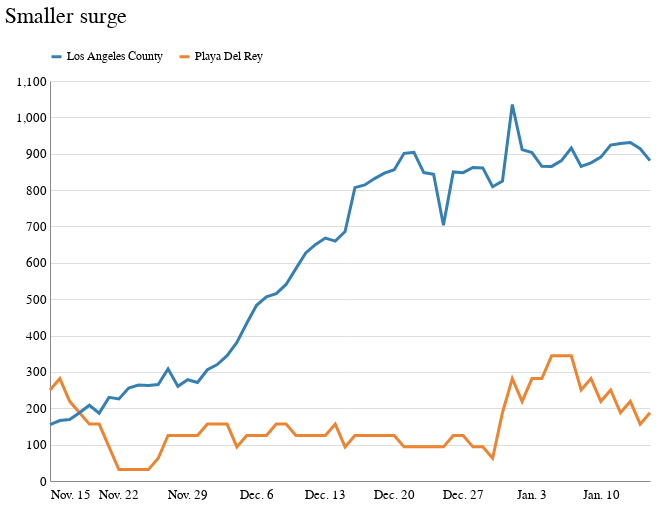

The cell this chart's notebook holds for it:
### Code cell
compare_places_chart

### Figure 1 — Vega-Lite specification as saved in the notebook (floating-point values rounded to 4 significant figures)
{"config": {"view": {"width": 800, "height": 450, "strokeOpacity": 0}, "background": "#ffffff", "title": {"anchor": "start", "font": "Benton Gothic Bold, sans", "fontColor": "#000000", "fontSize": 22, "fontWeight": "normal"}, "arc": {"fill": "#82c6df"}, "area": {"fill": "#82c6df"}, "line": {"stroke": "#82c6df", "strokeWidth": 3}, "path": {"stroke": "#82c6df"}, "rect": {"fill": "#82c6df"}, "shape": {"stroke": "#82c6df"}, "bar": {"fill": "#82c6df"}, "point": {"stroke": "#82c6df"}, "symbol": {"fill": "#82c6df", "size": 30}, "axis": {"titleFont": "Benton Gothic Bold, sans", "titleFontSize": 13, "titleFontWeight": "normal", "labelFont": "Benton Gothic, sans", "labelFontSize": 13, "labelFontWeight": "normal"}, "axisX": {"labelAngle": 0, "labelPadding": 4, "tickSize": 3}, "axisY": {"labelBaseline": "middle", "maxExtent": 45, "minExtent": 45, "tickSize": 2, "titleAlign": "left", "titleAngle": 0, "titleX": -45, "titleY": -11}, "legend": {"titleFont": "Benton Gothic Bold, sans", "titleFontSize": 13, "titleFontWeight": "normal", "symbolType": "stroke", "labelFont": "Benton Gothic, sans", "labelFontSize": 11.5, "orient": "top"}, "range": {"category": ["#3580b1", "#ec8431", "#ab7fb4", "#c89d29", "#adc839", "#829eb1"], "diverging": ["#e68a4f", "#f4bb6a", "#f9e39c", "#dadfe2", "#a6b7c6", "#849eae"], "heatmap": ["#fbf2c7", "#f9e39c", "#f8d36e", "#f4bb6a", "#e68a4f", "#d15a40", "#ab4232"], "ordinal": ["#fbf2c7", "#f9e39c", "#f8d36e", "#f4bb6a", "#e68a4f", "#d15a40", "#ab4232"], "ramp": ["#fbf2c7", "#f9e39c", "#f8d36e", "#f4bb6a", "#e68a4f", "#d15a40", "#ab4232"]}}, "data": {"name": "data-c6f020a1d7f1bf668dd56dbc204fb42a"}, "mark": "line", "encoding": {"color": {"type": "nominal", "field": "name", "title": " "}, "x": {"type": "temporal", "axis": {"format": "%b. %-d", "grid": false, "tickColor": "#ffffff", "tickCount": 5, "title": ""}, "field": "date"}, "y": {"type": "quantitative", "axis": {"tickColor": "#ffffff"}, "field": "new_confirmed_cases_seven_day_per_100k", "title": ""}}, "height": 400, "title": "Smaller surge", "width": 600, "$schema": "https://vega.github.io/schema/vega-lite/v4.0.2.json", "datasets": {"data-c6f020a1d7f1bf668dd56dbc204fb42a": [{"name": "Playa Del Rey", "rsa": "Westside", "date": "2020-11-15", "new_confirmed_cases_seven_day_per_100k": 250.3}, {"name": "Playa Del Rey", "rsa": "Westside", "date": "2020-11-16", "new_confirmed_cases_seven_day_per_100k": 281.6}, {"name": "Playa Del Rey", "rsa": "Westside", "date": "2020-11-17", "new_confirmed_cases_seven_day_per_100k": 219.0}, {"name": "Playa Del Rey", "rsa": "Westside", "date": "2020-11-18", "new_confirmed_cases_seven_day_per_100k": 187.7}, {"name": "Playa Del Rey", "rsa": "Westside", "date": "2020-11-19", "new_confirmed_cases_seven_day_per_100k": 156.4}, {"name": "Playa Del Rey", "rsa": "Westside", "date": "2020-11-20", "new_confirmed_cases_seven_day_per_100k": 156.4}, {"name": "Playa Del Rey", "rsa": "Westside", "date": "2020-11-21", "new_confirmed_cases_seven_day_per_100k": 93.87}, {"name": "Playa Del Rey", "rsa": "Westside", "date": "2020-11-22", "new_confirmed_cases_seven_day_per_100k": 31.29}, {"name": "Playa Del Rey", "rsa": "Westside", "date": "2020-11-23", "new_confirmed_cases_seven_day_per_100k": 31.29}, {"name": "Playa Del Rey", "rsa": "Westside", "date": "2020-11-24", "new_confirmed_cases_seven_day_per_100k": 31.29}, {"name": "Playa Del Rey", "rsa": "Westside", "date": "2020-11-25", "new_confirmed_cases_seven_day_per_100k": 31.29}, {"name": "Playa Del Rey", "rsa": "Westside", "date": "2020-11-26", "new_confirmed_cases_seven_day_per_100k": 62.58}, {"name": "Playa Del Rey", "rsa": "Westside", "date": "2020-11-27", "new_confirmed_cases_seven_day_per_100k": 125.2}, {"name": "Playa Del Rey", "rsa": "Westside", "date": "2020-11-28", "new_confirmed_cases_seven_day_per_100k": 125.2}, {"name": "Playa Del Rey", "rsa": "Westside", "date": "2020-11-29", "new_confirmed_cases_seven_day_per_100k": 125.2}, {"name": "Playa Del Rey", "rsa": "Westside", "date": "2020-11-30", "new_confirmed_cases_seven_day_per_100k": 125.2}, {"name": "Playa Del Rey", "rsa": "Westside", "date": "2020-12-01", "new_confirmed_cases_seven_day_per_100k": 156.4}, {"name": "Playa Del Rey", "rsa": "Westside", "date": "2020-12-02", "new_confirmed_cases_seven_day_per_100k": 156.4}, {"name": "Playa Del Rey", "rsa": "Westside", "date": "2020-12-03", "new_confirmed_cases_seven_day_per_100k": 156.4}, {"name": "Playa Del Rey", "rsa": "Westside", "date": "2020-12-04", "new_confirmed_cases_seven_day_per_100k": 93.87}, {"name": "Playa Del Rey", "rsa": "Westside", "date": "2020-12-05", "new_confirmed_cases_seven_day_per_100k": 125.2}, {"name": "Playa Del Rey", "rsa": "Westside", "date": "2020-12-06", "new_confirmed_cases_seven_day_per_100k": 125.2}, {"name": "Playa Del Rey", "rsa": "Westside", "date": "2020-12-07", "new_confirmed_cases_seven_day_per_100k": 125.2}, {"name": "Playa Del Rey", "rsa": "Westside", "date": "2020-12-08", "new_confirmed_cases_seven_day_per_100k": 156.4}, {"name": "Playa Del Rey", "rsa": "Westside", "date": "2020-12-09", "new_confirmed_cases_seven_day_per_100k": 156.4}, {"name": "Playa Del Rey", "rsa": "Westside", "date": "2020-12-10", "new_confirmed_cases_seven_day_per_100k": 125.2}, {"name": "Playa Del Rey", "rsa": "Westside", "date": "2020-12-11", "new_confirmed_cases_seven_day_per_100k": 125.2}, {"name": "Playa Del Rey", "rsa": "Westside", "date": "2020-12-12", "new_confirmed_cases_seven_day_per_100k": 125.2}, {"name": "Playa Del Rey", "rsa": "Westside", "date": "2020-12-13", "new_confirmed_cases_seven_day_per_100k": 125.2}, {"name": "Playa Del Rey", "rsa": "Westside", "date": "2020-12-14", "new_confirmed_cases_seven_day_per_100k": 156.4}, {"name": "Playa Del Rey", "rsa": "Westside", "date": "2020-12-15", "new_confirmed_cases_seven_day_per_100k": 93.87}, {"name": "Playa Del Rey", "rsa": "Westside", "date": "2020-12-16", "new_confirmed_cases_seven_day_per_100k": 125.2}, {"name": "Playa Del Rey", "rsa": "Westside", "date": "2020-12-17", "new_confirmed_cases_seven_day_per_100k": 125.2}, {"name": "Playa Del Rey", "rsa": "Westside", "date": "2020-12-18", "new_confirmed_cases_seven_day_per_100k": 125.2}, {"name": "Playa Del Rey", "rsa": "Westside", "date": "2020-12-19", "new_confirmed_cases_seven_day_per_100k": 125.2}, {"name": "Playa Del Rey", "rsa": "Westside", "date": "2020-12-20", "new_confirmed_cases_seven_day_per_100k": 125.2}, {"name": "Playa Del Rey", "rsa": "Westside", "date": "2020-12-21", "new_confirmed_cases_seven_day_per_100k": 93.87}, {"name": "Playa Del Rey", "rsa": "Westside", "date": "2020-12-22", "new_confirmed_cases_seven_day_per_100k": 93.87}, {"name": "Playa Del Rey", "rsa": "Westside", "date": "2020-12-23", "new_confirmed_cases_seven_day_per_100k": 93.87}, {"name": "Playa Del Rey", "rsa": "Westside", "date": "2020-12-24", "new_confirmed_cases_seven_day_per_100k": 93.87}, {"name": "Playa Del Rey", "rsa": "Westside", "date": "2020-12-25", "new_confirmed_cases_seven_day_per_100k": 93.87}, {"name": "Playa Del Rey", "rsa": "Westside", "date": "2020-12-26", "new_confirmed_cases_seven_day_per_100k": 125.2}, {"name": "Playa Del Rey", "rsa": "Westside", "date": "2020-12-27", "new_confirmed_cases_seven_day_per_100k": 125.2}, {"name": "Playa Del Rey", "rsa": "Westside", "date": "2020-12-28", "new_confirmed_cases_seven_day_per_100k": 93.87}, {"name": "Playa Del Rey", "rsa": "Westside", "date": "2020-12-29", "new_confirmed_cases_seven_day_per_100k": 93.87}, {"name": "Playa Del Rey", "rsa": "Westside", "date": "2020-12-30", "new_confirmed_cases_seven_day_per_100k": 62.58}, {"name": "Playa Del Rey", "rsa": "Westside", "date": "2020-12-31", "new_confirmed_cases_seven_day_per_100k": 187.7}, {"name": "Playa Del Rey", "rsa": "Westside", "date": "2021-01-01", "new_confirmed_cases_seven_day_per_100k": 281.6}, {"name": "Playa Del Rey", "rsa": "Westside", "date": "2021-01-02", "new_confirmed_cases_seven_day_per_100k": 219.0}, {"name": "Playa Del Rey", "rsa": "Westside", "date": "2021-01-03", "new_confirmed_cases_seven_day_per_100k": 281.6}, {"name": "Playa Del Rey", "rsa": "Westside", "date": "2021-01-04", "new_confirmed_cases_seven_day_per_100k": 281.6}, {"name": "Playa Del Rey", "rsa": "Westside", "date": "2021-01-05", "new_confirmed_cases_seven_day_per_100k": 344.2}, {"name": "Playa Del Rey", "rsa": "Westside", "date": "2021-01-06", "new_confirmed_cases_seven_day_per_100k": 344.2}, {"name": "Playa Del Rey", "rsa": "Westside", "date": "2021-01-07", "new_confirmed_cases_seven_day_per_100k": 344.2}, {"name": "Playa Del Rey", "rsa": "Westside", "date": "2021-01-08", "new_confirmed_cases_seven_day_per_100k": 250.3}, {"name": "Playa Del Rey", "rsa": "Westside", "date": "2021-01-09", "new_confirmed_cases_seven_day_per_100k": 281.6}, {"name": "Playa Del Rey", "rsa": "Westside", "date": "2021-01-10", "new_confirmed_cases_seven_day_per_100k": 219.0}, {"name": "Playa Del Rey", "rsa": "Westside", "date": "2021-01-11", "new_confirmed_cases_seven_day_per_100k": 250.3}, {"name": "Playa Del Rey", "rsa": "Westside", "date": "2021-01-12", "new_confirmed_cases_seven_day_per_100k": 187.7}, {"name": "Playa Del Rey", "rsa": "Westside", "date": "2021-01-13", "new_confirmed_cases_seven_day_per_100k": 219.0}, {"name": "Playa Del Rey", "rsa": "Westside", "date": "2021-01-14", "new_confirmed_cases_seven_day_per_100k": 156.4}, {"name": "Playa Del Rey", "rsa": "Westside", "date": "2021-01-15", "new_confirmed_cases_seven_day_per_100k": 187.7}, {"name": "Los Angeles County", "rsa": "Los Angeles County", "date": "2020-11-15", "new_confirmed_cases_seven_day_per_100k": 155.0}, {"name": "Los Angeles County", "rsa": "Los Angeles County", "date": "2020-11-16", "new_confirmed_cases_seven_day_per_100k": 166.2}, {"name": "Los Angeles County", "rsa": "Los Angeles County", "date": "2020-11-17", "new_confirmed_cases_seven_day_per_100k": 169.0}, {"name": "Los Angeles County", "rsa": "Los Angeles County", "date": "2020-11-18", "new_confirmed_cases_seven_day_per_100k": 187.6}, {"name": "Los Angeles County", "rsa": "Los Angeles County", "date": "2020-11-19", "new_confirmed_cases_seven_day_per_100k": 208.3}, {"name": "Los Angeles County", "rsa": "Los Angeles County", "date": "2020-11-20", "new_confirmed_cases_seven_day_per_100k": 186.6}, {"name": "Los Angeles County", "rsa": "Los Angeles County", "date": "2020-11-21", "new_confirmed_cases_seven_day_per_100k": 230.0}, {"name": "Los Angeles County", "rsa": "Los Angeles County", "date": "2020-11-22", "new_confirmed_cases_seven_day_per_100k": 225.7}, {"name": "Los Angeles County", "rsa": "Los Angeles County", "date": "2020-11-23", "new_confirmed_cases_seven_day_per_100k": 255.5}, {"name": "Los Angeles County", "rsa": "Los Angeles County", "date": "2020-11-24", "new_confirmed_cases_seven_day_per_100k": 263.8}, {"name": "Los Angeles County", "rsa": "Los Angeles County", "date": "2020-11-25", "new_confirmed_cases_seven_day_per_100k": 262.6}, {"name": "Los Angeles County", "rsa": "Los Angeles County", "date": "2020-11-26", "new_confirmed_cases_seven_day_per_100k": 265.2}, {"name": "Los Angeles County", "rsa": "Los Angeles County", "date": "2020-11-27", "new_confirmed_cases_seven_day_per_100k": 308.4}, {"name": "Los Angeles County", "rsa": "Los Angeles County", "date": "2020-11-28", "new_confirmed_cases_seven_day_per_100k": 260.4}, {"name": "Los Angeles County", "rsa": "Los Angeles County", "date": "2020-11-29", "new_confirmed_cases_seven_day_per_100k": 278.6}, {"name": "Los Angeles County", "rsa": "Los Angeles County", "date": "2020-11-30", "new_confirmed_cases_seven_day_per_100k": 271.0}, {"name": "Los Angeles County", "rsa": "Los Angeles County", "date": "2020-12-01", "new_confirmed_cases_seven_day_per_100k": 305.9}, {"name": "Los Angeles County", "rsa": "Los Angeles County", "date": "2020-12-02", "new_confirmed_cases_seven_day_per_100k": 320.1}, {"name": "Los Angeles County", "rsa": "Los Angeles County", "date": "2020-12-03", "new_confirmed_cases_seven_day_per_100k": 344.8}, {"name": "Los Angeles County", "rsa": "Los Angeles County", "date": "2020-12-04", "new_confirmed_cases_seven_day_per_100k": 381.2}, {"name": "Los Angeles County", "rsa": "Los Angeles County", "date": "2020-12-05", "new_confirmed_cases_seven_day_per_100k": 433.7}, {"name": "Los Angeles County", "rsa": "Los Angeles County", "date": "2020-12-06", "new_confirmed_cases_seven_day_per_100k": 483.3}, {"name": "Los Angeles County", "rsa": "Los Angeles County", "date": "2020-12-07", "new_confirmed_cases_seven_day_per_100k": 506.6}, {"name": "Los Angeles County", "rsa": "Los Angeles County", "date": "2020-12-08", "new_confirmed_cases_seven_day_per_100k": 515.3}, {"name": "Los Angeles County", "rsa": "Los Angeles County", "date": "2020-12-09", "new_confirmed_cases_seven_day_per_100k": 540.6}, {"name": "Los Angeles County", "rsa": "Los Angeles County", "date": "2020-12-10", "new_confirmed_cases_seven_day_per_100k": 584.1}, {"name": "Los Angeles County", "rsa": "Los Angeles County", "date": "2020-12-11", "new_confirmed_cases_seven_day_per_100k": 627.3}, {"name": "Los Angeles County", "rsa": "Los Angeles County", "date": "2020-12-12", "new_confirmed_cases_seven_day_per_100k": 650.7}, {"name": "Los Angeles County", "rsa": "Los Angeles County", "date": "2020-12-13", "new_confirmed_cases_seven_day_per_100k": 668.0}, {"name": "Los Angeles County", "rsa": "Los Angeles County", "date": "2020-12-14", "new_confirmed_cases_seven_day_per_100k": 659.6}, {"name": "Los Angeles County", "rsa": "Los Angeles County", "date": "2020-12-15", "new_confirmed_cases_seven_day_per_100k": 686.1}, {"name": "Los Angeles County", "rsa": "Los Angeles County", "date": "2020-12-16", "new_confirmed_cases_seven_day_per_100k": 806.8}, {"name": "Los Angeles County", "rsa": "Los Angeles County", "date": "2020-12-17", "new_confirmed_cases_seven_day_per_100k": 814.1}, {"name": "Los Angeles County", "rsa": "Los Angeles County", "date": "2020-12-18", "new_confirmed_cases_seven_day_per_100k": 831.7}, {"name": "Los Angeles County", "rsa": "Los Angeles County", "date": "2020-12-19", "new_confirmed_cases_seven_day_per_100k": 846.5}, {"name": "Los Angeles County", "rsa": "Los Angeles County", "date": "2020-12-20", "new_confirmed_cases_seven_day_per_100k": 856.1}, {"name": "Los Angeles County", "rsa": "Los Angeles County", "date": "2020-12-21", "new_confirmed_cases_seven_day_per_100k": 901.0}, {"name": "Los Angeles County", "rsa": "Los Angeles County", "date": "2020-12-22", "new_confirmed_cases_seven_day_per_100k": 903.9}, {"name": "Los Angeles County", "rsa": "Los Angeles County", "date": "2020-12-23", "new_confirmed_cases_seven_day_per_100k": 848.3}, {"name": "Los Angeles County", "rsa": "Los Angeles County", "date": "2020-12-24", "new_confirmed_cases_seven_day_per_100k": 843.7}, {"name": "Los Angeles County", "rsa": "Los Angeles County", "date": "2020-12-25", "new_confirmed_cases_seven_day_per_100k": 703.3}, {"name": "Los Angeles County", "rsa": "Los Angeles County", "date": "2020-12-26", "new_confirmed_cases_seven_day_per_100k": 850.1}, {"name": "Los Angeles County", "rsa": "Los Angeles County", "date": "2020-12-27", "new_confirmed_cases_seven_day_per_100k": 848.0}, {"name": "Los Angeles County", "rsa": "Los Angeles County", "date": "2020-12-28", "new_confirmed_cases_seven_day_per_100k": 862.1}, {"name": "Los Angeles County", "rsa": "Los Angeles County", "date": "2020-12-29", "new_confirmed_cases_seven_day_per_100k": 861.0}, {"name": "Los Angeles County", "rsa": "Los Angeles County", "date": "2020-12-30", "new_confirmed_cases_seven_day_per_100k": 809.2}, {"name": "Los Angeles County", "rsa": "Los Angeles County", "date": "2020-12-31", "new_confirmed_cases_seven_day_per_100k": 824.7}, {"name": "Los Angeles County", "rsa": "Los Angeles County", "date": "2021-01-01", "new_confirmed_cases_seven_day_per_100k": 1035.0}, {"name": "Los Angeles County", "rsa": "Los Angeles County", "date": "2021-01-02", "new_confirmed_cases_seven_day_per_100k": 911.3}, {"name": "Los Angeles County", "rsa": "Los Angeles County", "date": "2021-01-03", "new_confirmed_cases_seven_day_per_100k": 903.0}, {"name": "Los Angeles County", "rsa": "Los Angeles County", "date": "2021-01-04", "new_confirmed_cases_seven_day_per_100k": 865.4}, {"name": "Los Angeles County", "rsa": "Los Angeles County", "date": "2021-01-05", "new_confirmed_cases_seven_day_per_100k": 865.1}, {"name": "Los Angeles County", "rsa": "Los Angeles County", "date": "2021-01-06", "new_confirmed_cases_seven_day_per_100k": 881.0}, {"name": "Los Angeles County", "rsa": "Los Angeles County", "date": "2021-01-07", "new_confirmed_cases_seven_day_per_100k": 915.7}, {"name": "Los Angeles County", "rsa": "Los Angeles County", "date": "2021-01-08", "new_confirmed_cases_seven_day_per_100k": 865.1}, {"name": "Los Angeles County", "rsa": "Los Angeles County", "date": "2021-01-09", "new_confirmed_cases_seven_day_per_100k": 874.9}, {"name": "Los Angeles County", "rsa": "Los Angeles County", "date": "2021-01-10", "new_confirmed_cases_seven_day_per_100k": 890.7}, {"name": "Los Angeles County", "rsa": "Los Angeles County", "date": "2021-01-11", "new_confirmed_cases_seven_day_per_100k": 923.6}, {"name": "Los Angeles County", "rsa": "Los Angeles County", "date": "2021-01-12", "new_confirmed_cases_seven_day_per_100k": 928.4}, {"name": "Los Angeles County", "rsa": "Los Angeles County", "date": "2021-01-13", "new_confirmed_cases_seven_day_per_100k": 930.8}, {"name": "Los Angeles County", "rsa": "Los Angeles County", "date": "2021-01-14", "new_confirmed_cases_seven_day_per_100k": 913.7}, {"name": "Los Angeles County", "rsa": "Los Angeles County", "date": "2021-01-15", "new_confirmed_cases_seven_day_per_100k": 881.1}]}}
